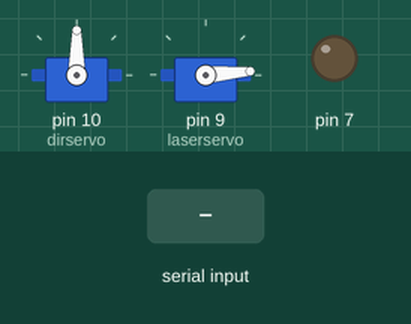
Recording of a sketch running on a simulated Arduino Uno, built with avr-gcc and run on an emulated ATmega328P. Parts: 2 × servo, output pins drawn as LEDs (lit = HIGH). The test bench sets the inputs (shaded band). What the sketch prints to the serial monitor is not drawn.

Above: at 1.2 s.
1.3 s: "31\n" received over Serial
3.8 s: "90,45\n" received over Serial
Timing chart, 0 to 6.8 s (numbered marks = the images above; inputs shaded):
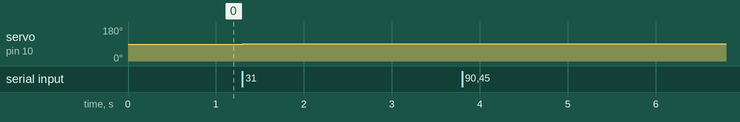

Measured:
- after the input at 1.3 s, servo on pin 10 (dirservo): 90° → 91° at once
- after the input at 3.8 s, every drawn part: stays the same

The sketch:

laser_tower.ino
```cpp
/*
Laser-Tower -- www.skplace.org
Arduino code - Serial input

Serial Control
input:  int1;int2

First int :
1 - laser servo
    Second Int: angle
2 - direction servo
    Second int: angle
3 - direction servo
    Second int:
     1 - + Right
     2 - + Angle Left
     Else - Init
4 - laser servo
    Second int:
     1 - + Right
     2 - + Angle Left
     Else - Init

5 - laser enable
*/


#include <Servo.h>


//const int laserPin = 7;
int laserstatut = 0;

Servo dirservo;     // min=5 ; max=180; inc=?
int dirAngle = 0; // Direction servo actual angle
int dirinitAngle = 90; //Direction init angle
int dirminAngle = 5;
int dirmaxAngle = 180;
int dirnewAngle = 0;
int dirincAngle = 1;

Servo laserservo;    // min=0 ; max=20; inc=1
int lsrinitAngle = 5; //laser servo init angle
int lsrAngle = 0; // laser servo actual angle
int lsrminAngle = 0;
int lsrmaxAngle = 20;
int lsrnewAngle = 0;
int lsrincAngle = 1;


//serial data
int inputdata = 0;
int inputcmd = 0;


void setup(){

  Serial.begin(9600);

  dirservo.attach(10);
  dirservo.write(dirinitAngle);
  dirAngle = dirinitAngle;

  laserservo.attach(9);
  laserservo.write(lsrinitAngle);
  lsrAngle = lsrinitAngle;

  pinMode(7,OUTPUT);
  digitalWrite(7, LOW);

  //Serial.println("Start");
}

void loop(){

// Serial input data
 if (Serial.available() > 0) {
    inputcmd = Serial.parseInt();

     switch (inputcmd) {

           case 30:
                dirAngle = dirinitAngle;
                break;

           case 31: // Direction servo angle
                dirnewAngle = dirAngle + dirincAngle;
                if (dirnewAngle < dirmaxAngle) {
                    dirAngle = dirnewAngle;
                }
                else {
                    Serial.println("error");
                }
                break;

            case 32:
                dirnewAngle = dirAngle - dirincAngle;
                if (dirnewAngle > dirminAngle) {
                    dirAngle = dirnewAngle;
                 }
                 else {
                     Serial.println("error");
                 }
                 break;

             case 40:
                 lsrAngle = lsrinitAngle;
                 break;

             case 41:      //lase servo angle
                 lsrnewAngle = lsrAngle + lsrincAngle;
                 if (lsrnewAngle < lsrmaxAngle) {
                    lsrAngle = lsrnewAngle;
                 }
                 else {
                    Serial.println("error");
                 }
                 break;

              case 42:
                 lsrnewAngle = lsrAngle - lsrincAngle;
                 if (lsrnewAngle > lsrminAngle) {
                     lsrAngle = lsrnewAngle;
                 }
                 else {
                     Serial.println("error");
                 }
                 break;

               case 50: // laser control
                   laserstatut = 0;
               break;

               case 51: // laser control
                   if (laserstatut == 1) {
                       laserstatut = 0;
                   }
                   else {
                       laserstatut = 1;
                   }
               break;

           default:
                Serial.print("invalid command: ");
                Serial.print("inputcmd=");
                Serial.print(inputcmd);
                Serial.print("  inputdata=");
                Serial.print(inputdata);
              break;
        }//end switch
   }//end Serial

dirservo.write(dirAngle);
laserservo.write(lsrAngle);

if (laserstatut == 1) {
  digitalWrite(7, HIGH);
  }
  else {
  digitalWrite(7, LOW);
  }

}
```
